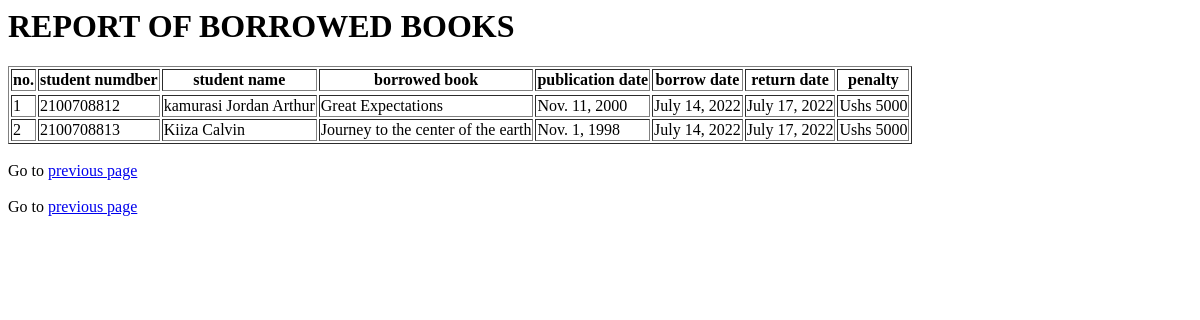
The page /libralian/4/borrowed_books_report/ on the database as committed earlier.
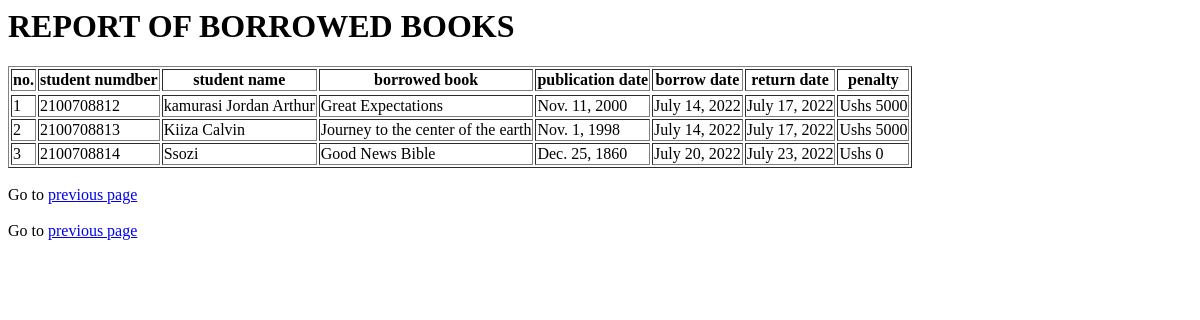
The same page on the database as committed later.
### Homeapp/models.py (models this page shows, shortened)
class Borrowedbooks(models.Model):
    bks_id       = models.OneToOneField(Books, on_delete=models.CASCADE)
    std_number  = models.OneToOneField(Std_model, on_delete=models.CASCADE)
    borrow_date = models.DateField(auto_now_add= True,)
    def penalty (self,*args,**kwargs):
        ten_days = (self.borrow_date + timezone.timedelta( days = 10))
        five_days = (self.borrow_date + timezone.timedelta( days = 5))
        now_date = dt.datetime.now().date()
        if (now_date >= ten_days):
            return "Ushs 15000"
        elif( now_date>=five_days ):
            return "Ushs 5000"
        else:
            return "Ushs 0"
    def return_date(self,*args,**kwargs):
        return self.borrow_date + timezone.timedelta(days = 3)

class Books(models.Model):
    id               = models.IntegerField( primary_key= True )
    book_title       = models.CharField( max_length= 70 )
    publication_date = models.DateField('publication date')
    subject_area     = models.CharField( max_length= 70 )
    author           = models.CharField( max_length= 40 )
    availability     = models.BooleanField( default=False )

### std_app/models.py (models this page shows)
class Std_model(models.Model):
    personal_No = models.IntegerField(primary_key=True )
    std_personal_No = models.IntegerField()
    stdname = models.CharField(max_length=50)
    email = models.EmailField()
    password = models.CharField(blank= True, max_length=50)
    active   = models.BooleanField(default=False)

### libralian/views.py (the view)
# urls.py: path("<int:admin_id>/borrowed_books_report/", report_view, name = "borrowed books report view"),
def report_view(request, admin_id):
    obj = Borrowedbooks.objects.all()
    context = {
        "borrowed_bks" : obj,
        "tendays"    : dt.timedelta( days = 10),
        "fivedays"   : dt.timedelta( days = 5),
        "threedays"  : dt.timedelta( days = 3),
         "nowdate"   : dt.datetime.now().date(),
    }
    template = loader.get_template("report.html")
    return HttpResponse(template.render(context, request))

### templates/report.html
{% extends "seach.html" %}
{% block seacrhdiv %}
<h1>REPORT OF BORROWED BOOKS</h1>
    <table border = 1>
<tr>
    <th>no.</th>
        <th>student numdber</th>
            <th>student name</th>
                <th>borrowed book</th>
                    <th>publication date</th>
                        <th>borrow date</th>
                            <th>return date</th>
                                <th>penalty</th>
    <tr>
{% for x in borrowed_bks %}
<tr>
    <td>{{forloop.counter}}</td>
        <td>{{ x.std_number.personal_No }}</td>
            <td>{{ x.std_number.stdname }}</td>
                <td>{{ x.bks_id.book_title }}</td>
                    <td>{{ x.bks_id.publication_date }}</td>
                        <td>{{ x.borrow_date }}</td>
                            <td>{{ x.return_date }}</td>
                                <td>{{x.penalty}}</td>
    </tr>
{% endfor %}
</table>
<br>Go to <a href = "../">previous page</a>
{%endblock seacrhdiv %}

Rows that differ between the two databases and show on the page:
added Borrowedbooks: std_number.personal_No "2100708814", std_number.stdname "Ssozi", bks_id.book_title "Good News Bible", bks_id.publication_date "Dec. 25, 1860", borrow_date "July 20, 2022", return_date "July 23, 2022", penalty "Ushs 0"
